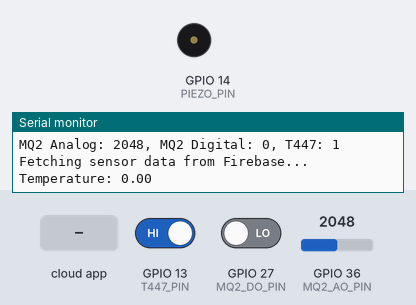
Bench run of a program on a simulated ESP32. Shown: buzzer (waves = sounding, pin HIGH), the last lines printed to the serial monitor. The inputs (shaded band) are chosen by the test bench; at power-on: GPIO 36 (MQ2_AO_PIN) = 2048, GPIO 13 (T447_PIN) HIGH, GPIO 27 (MQ2_DO_PIN) LOW. WiFi joins after 1.5 s; servers stay silent unless stated; the Firebase database answers and starts empty.

Above: at 3.2 s.
3.3 s: GPIO 36 (MQ2_AO_PIN) set to 2471
4.8 s: GPIO 36 (MQ2_AO_PIN) set to 2546
At 5.7 s:
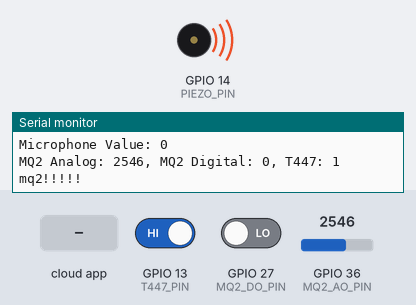
8.8 s: GPIO 13 (T447_PIN) driven LOW
At 10.6 s:
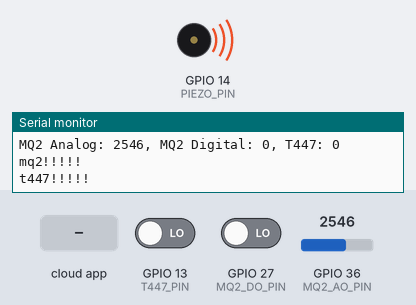
12.3 s: the phone or cloud app sets temperature to 50
Timing chart, 0 to 17.3 s (numbered marks = the images above; inputs shaded):
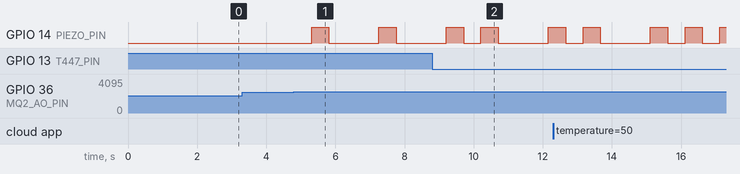

Measured:
- the behaviour switches between 2520 and 2521 on GPIO 36 (MQ2_AO_PIN) (found by bisection; images 0 and 1)
- after the input at 4.8 s, GPIO 14 (PIEZO_PIN): alternates HIGH for 0.50 s and LOW for 1.5 s, starting after 0.51 s

The program:

main.cpp
```cpp
#include <WiFi.h>
#include <Firebase_ESP_Client.h>
#include "addons/TokenHelper.h"
#include "addons/RTDBHelper.h"

// Wi-Fi Credentials
#define WIFI_SSID "Bozzy"
#define WIFI_PASSWORD "785963yugi"

// Firebase Credentials
#define FIREBASE_HOST "https://embed-firebase-default-rtdb.asia-southeast1.firebasedatabase.app/"
#define FIREBASE_AUTH "AIzaSyCa-1IqoEQLZ_pNlhllAY6le3Rw9ME6PAc"

// Gateway Pins
const int MQ2_AO_PIN = 36;  // MQ-2 Analog Output
const int MQ2_DO_PIN = 27;  // MQ-2 Digital Output
const int T447_PIN = 13;    // T447 Sensor
const int PIEZO_PIN = 14;   // Piezo Buzzer

// Firebase
FirebaseData firebaseData;
FirebaseAuth auth;
FirebaseConfig config;

// Thresholds
unsigned char signupOk = false;
float tempThreshold = 30.0;   // Temperature threshold
int ldrThreshold = 700;       // LDR threshold
int micThreshold = 1600;       // Microphone threshold
int mq2Threshold = 2520;       // MQ2 Analog threshold

void setup() {
  Serial.begin(115200);

  pinMode(MQ2_DO_PIN, INPUT);
  pinMode(T447_PIN, INPUT);
  pinMode(PIEZO_PIN, OUTPUT);

  WiFi.begin(WIFI_SSID, WIFI_PASSWORD);
  while (WiFi.status() != WL_CONNECTED) {
    delay(1000);
    Serial.print(".");
  }
  Serial.println("\nWi-Fi connected!");

  config.database_url = FIREBASE_HOST;
  config.api_key = FIREBASE_AUTH;
  if(Firebase.signUp(&config, &auth, "", "")) {
    Serial.println("signup successful");
    signupOk = true;
  } else {
    Serial.printf("%s\n", config.signer.signupError.message.c_str());
  }

  config.token_status_callback = tokenStatusCallback;
  Firebase.begin(&config, &auth);
  Firebase.reconnectWiFi(true);
}

void loop() {
  // Fetch sensor data from Firebase
  float temperature = 0;
  int ldrValue = 0;
  int micValue = 0;
  Serial.println("Fetching sensor data from Firebase...");

  if (Firebase.ready()) {
    // Read temperature
    if (Firebase.RTDB.getFloat(&firebaseData, "/sensorData/temperature")) {
      temperature = firebaseData.floatData();
      Serial.printf("Temperature: %.2f\n", temperature);
    }

    // Read LDR value
    if (Firebase.RTDB.getInt(&firebaseData, "/sensorData/ldrValue")) {
      ldrValue = firebaseData.intData();
      Serial.printf("LDR Value: %d\n", ldrValue);
    }

    // Read Microphone value
    if (Firebase.RTDB.getInt(&firebaseData, "/sensorData/micValue")) {
      micValue = firebaseData.intData();
      Serial.printf("Microphone Value: %d\n", micValue);
    }

    // Read local sensor data
    int mq2Analog = analogRead(MQ2_AO_PIN);
    int mq2Digital = digitalRead(MQ2_DO_PIN);
    int t447Value = digitalRead(T447_PIN);

    Serial.printf("MQ2 Analog: %d, MQ2 Digital: %d, T447: %d\n", mq2Analog, mq2Digital, t447Value);

    // Trigger Piezo Buzzer based on thresholds
    if (temperature > tempThreshold ) {
      Serial.println("temp!!!!!");
      digitalWrite(PIEZO_PIN, HIGH);
      delay(500);
      digitalWrite(PIEZO_PIN, LOW);
      delay(500);
    }

    if(ldrValue > ldrThreshold) {
      Serial.println("ldr!!!!!");
      digitalWrite(PIEZO_PIN, HIGH);
      delay(500);
      digitalWrite(PIEZO_PIN, LOW);
      delay(500);
    }

    if(micValue > micThreshold) {
      Serial.println("mic!!!!!");
      digitalWrite(PIEZO_PIN, HIGH);
      delay(500);
      digitalWrite(PIEZO_PIN, LOW);
      delay(500);
    }

    if(mq2Analog > mq2Threshold) {
      Serial.println("mq2!!!!!");
      digitalWrite(PIEZO_PIN, HIGH);
      delay(500);
      digitalWrite(PIEZO_PIN, LOW);
      delay(500);
    }

    if(t447Value == 0) {
      Serial.println("t447!!!!!");
      digitalWrite(PIEZO_PIN, HIGH);
      delay(500);
      digitalWrite(PIEZO_PIN, LOW);
      delay(500);
    }
  }

  delay(500);  // Small delay for stability
}
```
